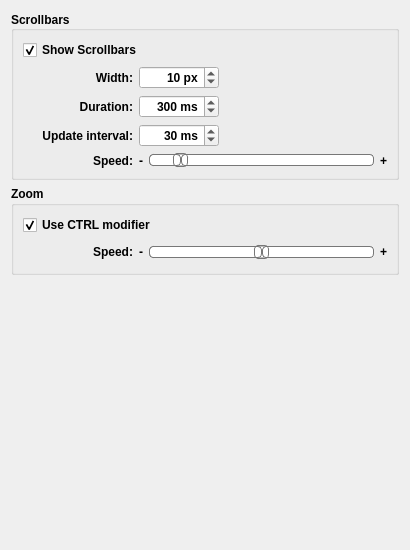
     <widget class="QWidget" name="navigationTab">
      <attribute name="title">
       <string>Navigation</string>
      </attribute>
      <layout class="QVBoxLayout" name="verticalLayout_17">
       <item>
        <widget class="QGroupBox" name="scrollBarGroupBox">
         <property name="sizePolicy">
          <sizepolicy hsizetype="Expanding" vsizetype="Preferred">
           <horstretch>0</horstretch>
           <verstretch>0</verstretch>
          </sizepolicy>
         </property>
         <property name="minimumSize">
          <size>
           <width>0</width>
           <height>0</height>
          </size>
         </property>
         <property name="maximumSize">
          <size>
           <width>16777215</width>
           <height>16777215</height>
          </size>
         </property>
         <property name="font">
          <font>
           <pointsize>9</pointsize>
           <bold>true</bold>
          </font>
         </property>
         <property name="title">
          <string>Scrollbars</string>
         </property>
         <property name="alignment">
          <set>Qt::AlignLeading|Qt::AlignLeft|Qt::AlignVCenter</set>
         </property>
         <layout class="QVBoxLayout" name="verticalLayout_9">
          <item>
           <widget class="QCheckBox" name="showScrollBars_CheckBox">
            <property name="sizePolicy">
             <sizepolicy hsizetype="Fixed" vsizetype="Fixed">
              <horstretch>0</horstretch>
              <verstretch>0</verstretch>
             </sizepolicy>
            </property>
            <property name="minimumSize">
             <size>
              <width>0</width>
              <height>14</height>
             </size>
            </property>
            <property name="font">
             <font>
              <pointsize>9</pointsize>
              <bold>true</bold>
             </font>
            </property>
            <property name="text">
             <string>Show Scrollbars</string>
            </property>
            <property name="checked">
             <bool>true</bool>
            </property>
           </widget>
          </item>
          <item>
           <layout class="QFormLayout" name="formLayout_5">
            <item row="0" column="0">
             <widget class="QLabel" name="scrollBarWidthLabel">
              <property name="sizePolicy">
               <sizepolicy hsizetype="Preferred" vsizetype="Preferred">
                <horstretch>0</horstretch>
                <verstretch>0</verstretch>
               </sizepolicy>
              </property>
              <property name="minimumSize">
               <size>
                <width>110</width>
                <height>14</height>
               </size>
              </property>
              <property name="font">
               <font>
                <pointsize>9</pointsize>
                <bold>true</bold>
               </font>
              </property>
              <property name="text">
               <string>Width:</string>
              </property>
              <property name="alignment">
               <set>Qt::AlignRight|Qt::AlignTrailing|Qt::AlignVCenter</set>
              </property>
             </widget>
            </item>
            <item row="0" column="1">
             <widget class="QSpinBox" name="scrollBarWidth_SpinBox">
              <property name="maximumSize">
               <size>
                <width>80</width>
                <height>16777215</height>
               </size>
              </property>
              <property name="font">
               <font>
                <pointsize>9</pointsize>
                <bold>true</bold>
               </font>
              </property>
              <property name="styleSheet">
               <string notr="true"/>
              </property>
              <property name="alignment">
               <set>Qt::AlignRight|Qt::AlignTrailing|Qt::AlignVCenter</set>
              </property>
              <property name="suffix">
               <string> px</string>
              </property>
              <property name="minimum">
               <number>8</number>
              </property>
              <property name="maximum">
               <number>20</number>
              </property>
              <property name="value">
               <number>10</number>
              </property>
             </widget>
            </item>
            <item row="1" column="0">
             <widget class="QLabel" name="scrollDurationLabel">
              <property name="minimumSize">
               <size>
                <width>110</width>
                <height>0</height>
               </size>
              </property>
              <property name="font">
               <font>
                <pointsize>9</pointsize>
                <bold>true</bold>
               </font>
              </property>
              <property name="text">
               <string>Duration:</string>
              </property>
              <property name="alignment">
               <set>Qt::AlignRight|Qt::AlignTrailing|Qt::AlignVCenter</set>
              </property>
             </widget>
            </item>
            <item row="1" column="1">
             <widget class="QSpinBox" name="scrollDuration_SpinBox">
              <property name="maximumSize">
               <size>
                <width>80</width>
                <height>16777215</height>
               </size>
              </property>
              <property name="font">
               <font>
                <pointsize>9</pointsize>
                <bold>true</bold>
               </font>
              </property>
              <property name="toolTip">
               <string>Scrolling animation duration</string>
              </property>
              <property name="styleSheet">
               <string notr="true"/>
              </property>
              <property name="alignment">
               <set>Qt::AlignRight|Qt::AlignTrailing|Qt::AlignVCenter</set>
              </property>
              <property name="suffix">
               <string comment="milliseconds"> ms</string>
              </property>
              <property name="minimum">
               <number>100</number>
              </property>
              <property name="maximum">
               <number>1000</number>
              </property>
              <property name="value">
               <number>300</number>
              </property>
             </widget>
            </item>
            <item row="2" column="0">
             <widget class="QLabel" name="scrollUpdateIntervalLabel">
              <property name="minimumSize">
               <size>
                <width>110</width>
                <height>0</height>
               </size>
              </property>
              <property name="font">
               <font>
                <pointsize>9</pointsize>
                <bold>true</bold>
               </font>
              </property>
              <property name="text">
               <string>Update interval:</string>
              </property>
              <property name="alignment">
               <set>Qt::AlignRight|Qt::AlignTrailing|Qt::AlignVCenter</set>
              </property>
             </widget>
            </item>
            <item row="2" column="1">
             <widget class="QSpinBox" name="scrollUpdateInterval_SpinBox">
              <property name="maximumSize">
               <size>
                <width>80</width>
                <height>16777215</height>
               </size>
              </property>
              <property name="font">
               <font>
                <pointsize>9</pointsize>
                <bold>true</bold>
               </font>
              </property>
              <property name="toolTip">
               <string>Time in milliseconds between each animation update</string>
              </property>
              <property name="styleSheet">
               <string notr="true"/>
              </property>
              <property name="alignment">
               <set>Qt::AlignRight|Qt::AlignTrailing|Qt::AlignVCenter</set>
              </property>
              <property name="suffix">
               <string comment="milliseconds"> ms</string>
              </property>
              <property name="minimum">
               <number>10</number>
              </property>
              <property name="maximum">
               <number>100</number>
              </property>
              <property name="value">
               <number>30</number>
              </property>
             </widget>
            </item>
            <item row="3" column="0">
             <widget class="QLabel" name="label_3">
              <property name="minimumSize">
               <size>
                <width>110</width>
                <height>0</height>
               </size>
              </property>
              <property name="font">
               <font>
                <pointsize>9</pointsize>
                <bold>true</bold>
               </font>
              </property>
              <property name="text">
               <string>Speed:</string>
              </property>
              <property name="alignment">
               <set>Qt::AlignRight|Qt::AlignTrailing|Qt::AlignVCenter</set>
              </property>
             </widget>
            </item>
            <item row="3" column="1">
             <layout class="QHBoxLayout" name="horizontalLayout">
              <item>
               <widget class="QLabel" name="label_5">
                <property name="maximumSize">
                 <size>
                  <width>10</width>
                  <height>16777215</height>
                 </size>
                </property>
                <property name="font">
                 <font>
                  <pointsize>9</pointsize>
                  <bold>true</bold>
                 </font>
                </property>
                <property name="text">
                 <string notr="true">-</string>
                </property>
                <property name="alignment">
                 <set>Qt::AlignRight|Qt::AlignTrailing|Qt::AlignVCenter</set>
                </property>
               </widget>
              </item>
              <item>
               <widget class="QSlider" name="scrollSpeedFactor_Slider">
                <property name="minimumSize">
                 <size>
                  <width>225</width>
                  <height>0</height>
                 </size>
                </property>
                <property name="maximumSize">
                 <size>
                  <width>16777215</width>
                  <height>16777215</height>
                 </size>
                </property>
                <property name="styleSheet">
                 <string notr="true">QSlider::groove:horizontal {
border: 1px solid #bbb;
background: white;
height: 10px;
border-radius: 4px;
}

QSlider::sub-page:horizontal {
background: qlineargradient(x1: 0, y1: 0,    x2: 0, y2: 1,
stop: 0 #66e, stop: 1 #bbf);
background: qlineargradient(x1: 0, y1: 0.2, x2: 1, y2: 1,
stop: 0 #bbf, stop: 1 #55f);
border: 1px solid #777;
height: 10px;
border-radius: 4px;
}

QSlider::add-page:horizontal {
background: #fff;
border: 1px solid #777;
height: 10px;
border-radius: 4px;
}

QSlider::handle:horizontal {
background: qlineargradient(x1:0, y1:0, x2:1, y2:1,
stop:0 #eee, stop:1 #ccc);
border: 1px solid #777;
width: 13px;
margin-top: -2px;
margin-bottom: -2px;
border-radius: 4px;
}

QSlider::handle:horizontal:hover {
background: qlineargradient(x1:0, y1:0, x2:1, y2:1,
stop:0 #fff, stop:1 #ddd);
border: 1px solid #444;
border-radius: 4px;
}

QSlider::sub-page:horizontal:disabled {
background: #bbb;
border-color: #999;
}

QSlider::add-page:horizontal:disabled {
background: #eee;
border-color: #999;
}

QSlider::handle:horizontal:disabled {
background: #eee;
border: 1px solid #aaa;
border-radius: 4px;
}</string>
                </property>
                <property name="minimum">
                 <number>10</number>
                </property>
                <property name="maximum">
                 <number>100</number>
                </property>
                <property name="value">
                 <number>20</number>
                </property>
                <property name="sliderPosition">
                 <number>20</number>
                </property>
                <property name="orientation">
                 <enum>Qt::Horizontal</enum>
                </property>
               </widget>
              </item>
              <item>
               <widget class="QLabel" name="label_4">
                <property name="maximumSize">
                 <size>
                  <width>10</width>
                  <height>16777215</height>
                 </size>
                </property>
                <property name="font">
                 <font>
                  <pointsize>9</pointsize>
                  <bold>true</bold>
                 </font>
                </property>
                <property name="text">
                 <string notr="true">+</string>
                </property>
                <property name="indent">
                 <number>0</number>
                </property>
               </widget>
              </item>
             </layout>
            </item>
           </layout>
          </item>
         </layout>
        </widget>
       </item>
       <item>
        <widget class="QGroupBox" name="zoomGroupBox">
         <property name="sizePolicy">
          <sizepolicy hsizetype="Expanding" vsizetype="Preferred">
           <horstretch>0</horstretch>
           <verstretch>0</verstretch>
          </sizepolicy>
         </property>
         <property name="minimumSize">
          <size>
           <width>0</width>
           <height>0</height>
          </size>
         </property>
         <property name="maximumSize">
          <size>
           <width>16777215</width>
           <height>16777215</height>
          </size>
         </property>
         <property name="font">
          <font>
           <pointsize>9</pointsize>
           <bold>true</bold>
          </font>
         </property>
         <property name="title">
          <string>Zoom</string>
         </property>
         <layout class="QVBoxLayout" name="verticalLayout_8">
          <item>
           <widget class="QCheckBox" name="zoomModKey_CheckBox">
            <property name="sizePolicy">
             <sizepolicy hsizetype="Fixed" vsizetype="Fixed">
              <horstretch>0</horstretch>
              <verstretch>0</verstretch>
             </sizepolicy>
            </property>
            <property name="minimumSize">
             <size>
              <width>0</width>
              <height>14</height>
             </size>
            </property>
            <property name="font">
             <font>
              <pointsize>9</pointsize>
              <bold>true</bold>
             </font>
            </property>
            <property name="text">
             <string>Use CTRL modifier</string>
            </property>
            <property name="checked">
             <bool>true</bool>
            </property>
           </widget>
          </item>
          <item>
           <layout class="QFormLayout" name="formLayout_6">
            <item row="0" column="0">
             <widget class="QLabel" name="label">
              <property name="minimumSize">
               <size>
                <width>110</width>
                <height>0</height>
               </size>
              </property>
              <property name="font">
               <font>
                <pointsize>9</pointsize>
                <bold>true</bold>
               </font>
              </property>
              <property name="text">
               <string>Speed:</string>
              </property>
              <property name="alignment">
               <set>Qt::AlignRight|Qt::AlignTrailing|Qt::AlignVCenter</set>
              </property>
             </widget>
            </item>
            <item row="0" column="1">
             <layout class="QHBoxLayout" name="horizontalLayout_2">
              <item>
               <widget class="QLabel" name="label_2">
                <property name="maximumSize">
                 <size>
                  <width>10</width>
                  <height>16777215</height>
                 </size>
                </property>
                <property name="font">
                 <font>
                  <pointsize>9</pointsize>
                  <bold>true</bold>
                 </font>
                </property>
                <property name="text">
                 <string notr="true">-</string>
                </property>
                <property name="alignment">
                 <set>Qt::AlignRight|Qt::AlignTrailing|Qt::AlignVCenter</set>
                </property>
                <property name="indent">
                 <number>0</number>
                </property>
               </widget>
              </item>
              <item>
               <widget class="QSlider" name="zoomSpeedFactor_Slider">
                <property name="sizePolicy">
                 <sizepolicy hsizetype="Expanding" vsizetype="Fixed">
                  <horstretch>0</horstretch>
                  <verstretch>0</verstretch>
                 </sizepolicy>
                </property>
                <property name="minimumSize">
                 <size>
                  <width>225</width>
                  <height>22</height>
                 </size>
                </property>
                <property name="maximumSize">
                 <size>
                  <width>16777215</width>
                  <height>16777215</height>
                 </size>
                </property>
                <property name="styleSheet">
                 <string notr="true">QSlider::groove:horizontal {
border: 1px solid #bbb;
background: white;
height: 10px;
border-radius: 4px;
}

QSlider::sub-page:horizontal {
background: qlineargradient(x1: 0, y1: 0,    x2: 0, y2: 1,
stop: 0 #66e, stop: 1 #bbf);
background: qlineargradient(x1: 0, y1: 0.2, x2: 1, y2: 1,
stop: 0 #bbf, stop: 1 #55f);
border: 1px solid #777;
height: 10px;
border-radius: 4px;
}

QSlider::add-page:horizontal {
background: #fff;
border: 1px solid #777;
height: 10px;
border-radius: 4px;
}

QSlider::handle:horizontal {
background: qlineargradient(x1:0, y1:0, x2:1, y2:1,
stop:0 #eee, stop:1 #ccc);
border: 1px solid #777;
width: 13px;
margin-top: -2px;
margin-bottom: -2px;
border-radius: 4px;
}

QSlider::handle:horizontal:hover {
background: qlineargradient(x1:0, y1:0, x2:1, y2:1,
stop:0 #fff, stop:1 #ddd);
border: 1px solid #444;
border-radius: 4px;
}

QSlider::sub-page:horizontal:disabled {
background: #bbb;
border-color: #999;
}

QSlider::add-page:horizontal:disabled {
background: #eee;
border-color: #999;
}

QSlider::handle:horizontal:disabled {
background: #eee;
border: 1px solid #aaa;
border-radius: 4px;
}</string>
                </property>
                <property name="maximum">
                 <number>32</number>
                </property>
                <property name="sliderPosition">
                 <number>16</number>
                </property>
                <property name="orientation">
                 <enum>Qt::Horizontal</enum>
                </property>
               </widget>
              </item>
              <item>
               <widget class="QLabel" name="label_6">
                <property name="maximumSize">
                 <size>
                  <width>10</width>
                  <height>16777215</height>
                 </size>
                </property>
                <property name="font">
                 <font>
                  <pointsize>9</pointsize>
                  <bold>true</bold>
                 </font>
                </property>
                <property name="text">
                 <string notr="true">+</string>
                </property>
                <property name="alignment">
                 <set>Qt::AlignLeading|Qt::AlignLeft|Qt::AlignVCenter</set>
                </property>
               </widget>
              </item>
             </layout>
            </item>
           </layout>
          </item>
         </layout>
        </widget>
       </item>
       <item>
        <spacer name="verticalSpacer_3">
         <property name="orientation">
          <enum>Qt::Vertical</enum>
         </property>
         <property name="sizeHint" stdset="0">
          <size>
           <width>20</width>
           <height>264</height>
          </size>
         </property>
        </spacer>
       </item>
      </layout>
     </widget>
